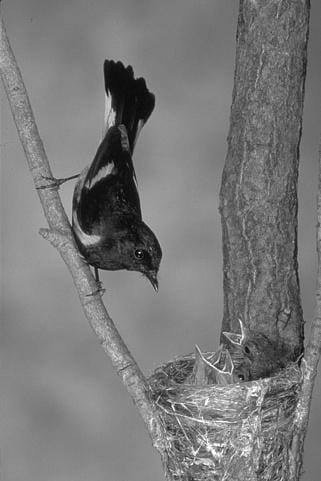
#> input picture rotation/bird.jpeg, 321 x 481 px
$ python rotation.py
#> lines starting #> are read from the running program, lines starting #| are printed output that depends on the picture
import cv2 as cv
img = cv.imread('bird.jpeg')
#> img is the input picture: shape (481, 321, 3); min 1, max 255, mean 120.7

if img is None:
    print("Error: bird.jpeg not found!")
    exit()
rows, cols, d = img.shape
#> rows = 481; cols = 321; d = 3

M = cv.getRotationMatrix2D(
    ((cols - 1) / 2.0, (rows - 1) / 2.0),
    90,
    1
)

img_rot1 = cv.warpAffine(img, M, (cols, rows))
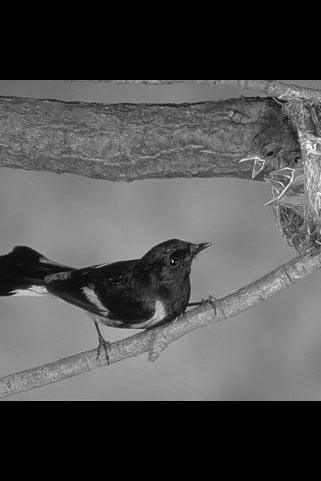
#> img_rot1: shape (481, 321, 3); min 0, max 255, mean 79.2

M = cv.getRotationMatrix2D(
    ((cols - 1) / 2.0, (rows - 1) / 2.0),
    45,
    1
)

img_rot2 = cv.warpAffine(img, M, (cols, rows))
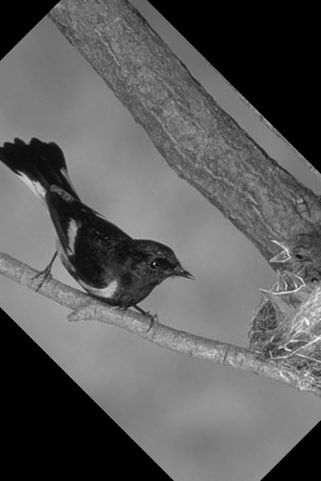
#> img_rot2: shape (481, 321, 3); min 0, max 254, mean 93
M = cv.getRotationMatrix2D(
    ((cols - 1) / 2.0, (rows - 1) / 2.0),
    90,
    0.5
)

img_rot3 = cv.warpAffine(img, M, (cols, rows))
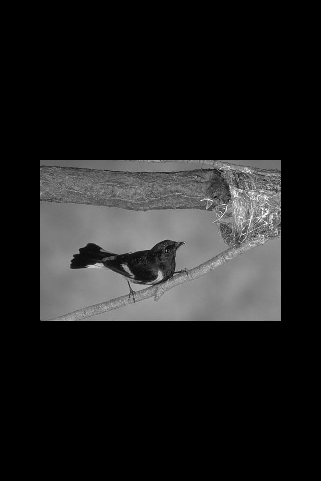
#> img_rot3: shape (481, 321, 3); min 0, max 255, mean 30.3

cv.imshow('Original Image', img)

cv.imshow('Image Rotated 90 Degrees', img_rot1)

cv.imshow('Image Rotated 45 Degrees', img_rot2)

cv.imshow('Image Rotated and Scaled', img_rot3)
cv.waitKey(0)
cv.destroyAllWindows()
